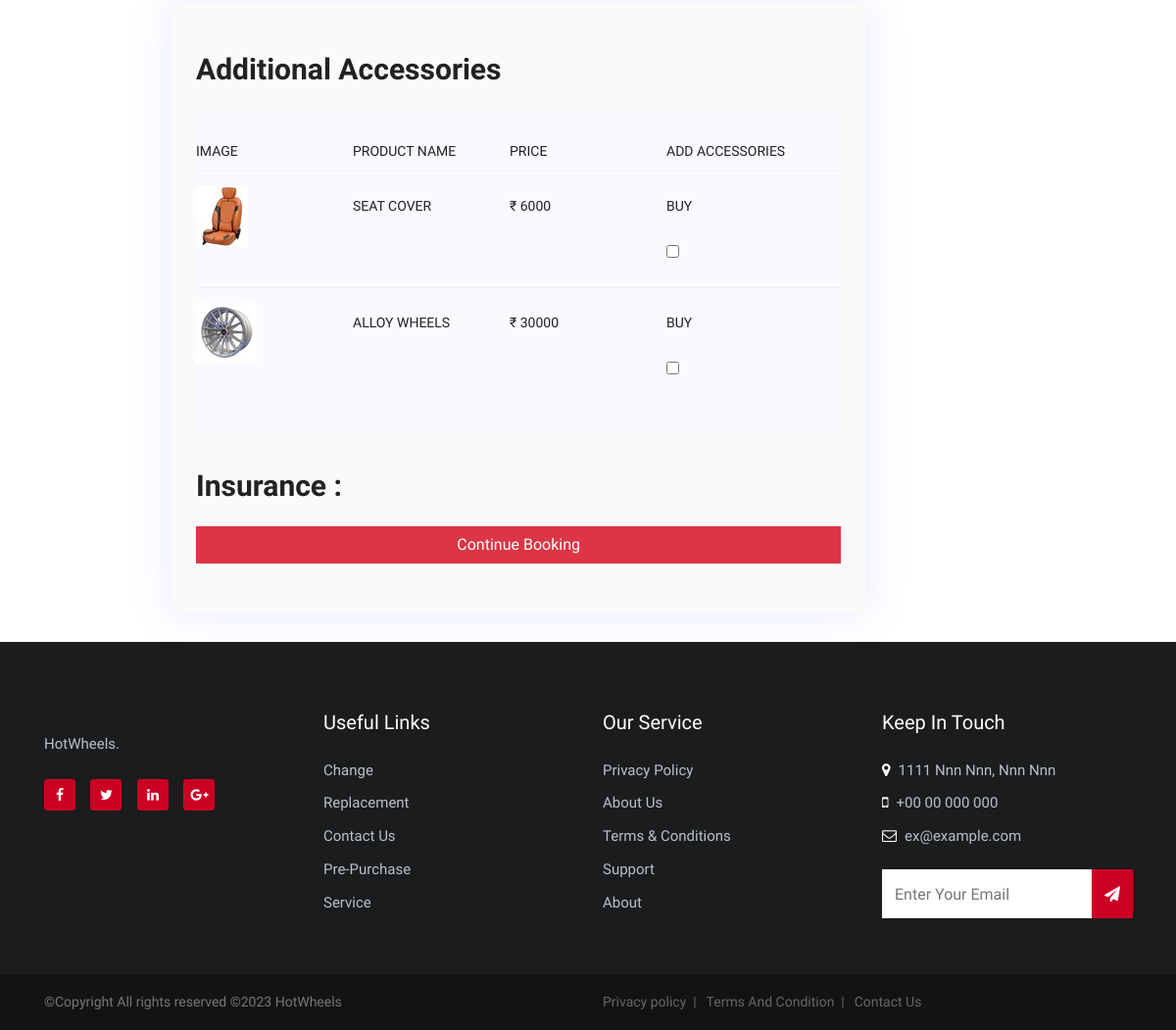
Page /cars/addaccessories/1 (signed in, lower part) on the earlier database version.
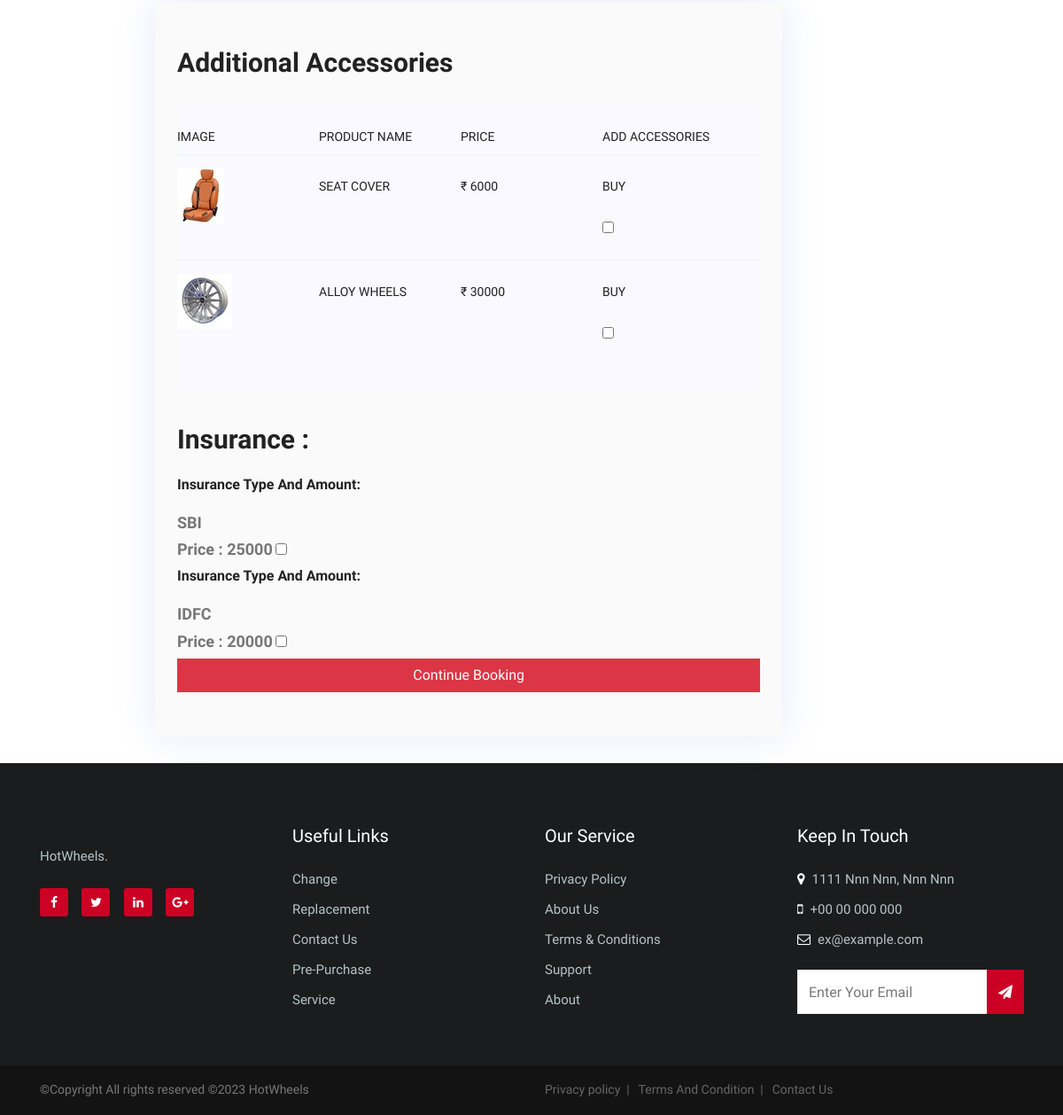
Same page on the later database version.
### cars/models.py (models this page shows)
class AdditionalAccessories(models.Model):
    class Meta:
        db_table = 'Additional Accessories'
        verbose_name = "Additional Accessories"
        verbose_name_plural = "Additional Accessories"
    id = models.BigAutoField(
        primary_key= True,
    )
    image = models.ImageField(
        upload_to="image/media/",
        blank=True,
        null=True,
        verbose_name="Product Image"
        )
    price = models.IntegerField(
        verbose_name="Price Of Product"
        )
    Product = models.CharField(default=None,null=True,blank=True,max_length=255,verbose_name="Product Name (Pixel Size 62x62)")

class INSURANCE(models.Model):
    class Meta:
        db_table = 'INSURANCE'
        verbose_name = "Add Insurance"
        verbose_name_plural = "Insurance"
    id = models.BigAutoField(
        primary_key=True,
    )
    name = models.CharField(default=None,null=True,blank=True,max_length=255,verbose_name="Insurance Company")
    Insurance_amt = models.IntegerField(verbose_name="Insurance Amount")

### cars/views.py (the view)
# urls.py: path('addaccessories/<int:pk>', views.addaccessories, name='addaccessories'),
def addaccessories(request,pk):
    if 'username' in request.session:
        order_verify = Order.objects.filter(customerid=request.user)
        stock_verify = DETAILS.objects.filter(stock=0,pk=pk)
        if stock_verify:
            return render(request,'trail2.html')
        elif order_verify:
            return render(request,'trail.html')
        CARDETAILS = DETAILS.objects.get(pk=pk)
        ACCESSORIES =  AdditionalAccessories.objects.all()
        insutype = INSURANCE.objects.all()
        return render(request,'additional_accessories.html',{'ACCESSORIES':ACCESSORIES,'CARDETAILS':CARDETAILS,'insutype':insutype})
    return redirect('signin')

### cars/templates/additional_accessories.html (shortened to what the changed rows need)
{% load static %}
<!DOCTYPE html>
<html lang="en">
<head>
        <link rel="stylesheet" href="{% static 'css/linearicons.css' %}">
        <link rel="stylesheet" href="{% static 'css/font-awesome.min.css' %}">
        <link rel="stylesheet" href="{% static 'css/bootstrap.css' %}">
        <link rel="stylesheet" href="{% static 'css/magnific-popup.css' %}">
        <link rel="stylesheet" href="{% static 'css/nice-select.css' %}">
        <link rel="stylesheet" href="{% static 'css/animate.min.css' %}">
        <link rel="stylesheet" href="{% static 'css/owl.carousel.css' %}">
        <link rel="stylesheet" href="{% static 'css/main.css' %}">
    </head>
    <body>
        <section class="cart_area mb-30 pt-120">
            <div class="container">
                <div class="row d-flex justify-content-center">
                    <form action="/cars/taxinfo/{{CARDETAILS.id}}" method="post">
                    <div class="cart_content col-lg-10">
                        <div class="cart-top-border">
                            <h2 class="mb-30">Additional Accessories </h2>
                            <div class="progress-table-wrap">
                                <div class="progress-table">
                                    <div class="table-head">
                                    </div>
                                    {% for x in ACCESSORIES %}
                                    <div class="table-row">
                                        <div class="image"><img src="{{x.image.url}}" alt="flag"></div>
                                        <div class="image">{{x.Product}}</div>
                                        <div class="image">₹ {{x.price}}</div>
                                        <div class="product-details"><label for="option1">Buy</label><br>
                                                <input type="checkbox" id="option1" name="options" value="{{x.id}}"></div>
                                    </div>
                                    {% endfor %}
                                </div>
                                <h2><br>Insurance              : </h2><br>
                                    {% for y in insutype %}
                                    <h5 style="font-weight: bold;">Insurance Type And Amount: </h5>
                                        <br><label style="font-size: large;font-weight: bold;">{{y.name}}</label>
                                        <br><label style="font-size: large;font-weight: bold;">Price : {{y.Insurance_amt}}</label>
                                        <input type="checkbox" id="option2" name="optionss" value="{{y.id}}">
                                    {% endfor %}
                            </div>
                        </form>
                        </div>
                    </div>
        </section>
    </body>
</html>

Differences in the rows shown:
added INSURANCE: name "SBI", Insurance_amt "25000"
added INSURANCE: name "IDFC", Insurance_amt "20000"
